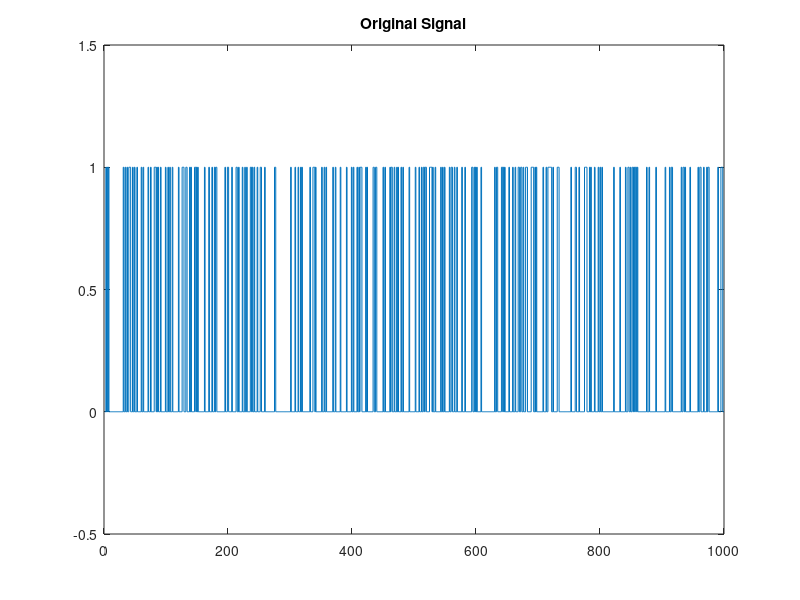
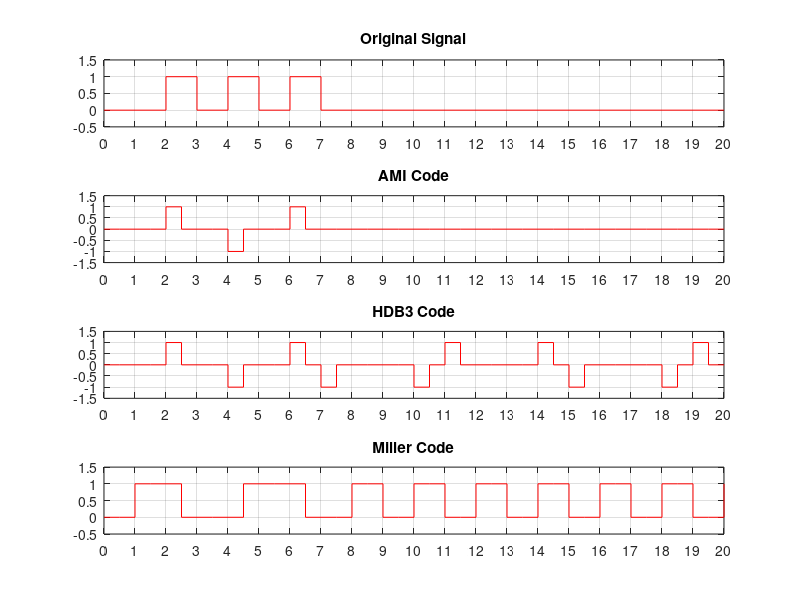
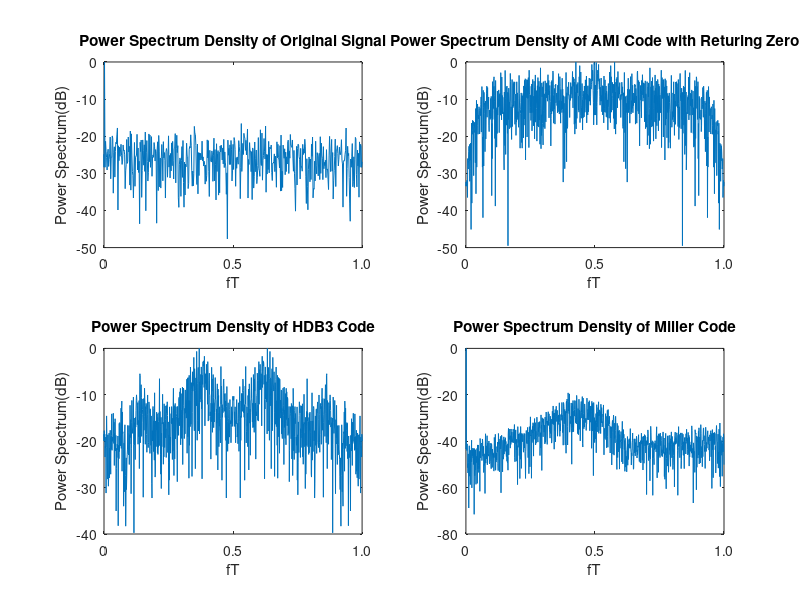

These charts were generated, in order, by the following MATLAB code:
% Created by Huang Lu, Department of Electronic Engineering, Tsinghua University
% 2015/10/30, Friday, Beijing
% Code for Homework 3 of Communication and Network

% Generate the Source Signal
clear all; close all; clc;
p0 = 0.8;                       % Probability of 0
x0 = rand(1,1000);              % Uniform Distribution in [0,1]
x0(x0<p0) = 0;                  % Get the Source Signal
x0(x0>=p0) = 1;
figure(1)
stairs(x0)
title('Original Signal')
set(gca,'Ylim', [-0.5, 1.5])

% AMI Code
c1 = [1, 0];
c2 = [0, 0];
c3 = [-1, 0];
AMI_code = zeros(1, 2000);   % AMI Code with Returning to 0
f1 = x0(1);                   % Initial the fk, fk = fk-1 = x(0)    
for m = 1:1:1000
    f0 = f1;                    % Update fk-1
    f1 = ~(x0(m)==f0);          % Update fk
    if x0(m) == 0               % Get AMI Code
        AMI_code(2*m-1:2*m) = c2;
    else
        if f1 == 1
            AMI_code(2*m-1:2*m) = c1;
        else
            AMI_code(2*m-1:2*m) = c3;
        end
    end
    
end

% HDB3 Code
HDB3_code = AMI_code;
h1 = [1, 0, 0, 0, 0, 0, 1, 0];
h2 = [-1, 0, 0, 0, 0, 0, -1, 0];
for m = 1:2:1993
    if HDB3_code(m+6) ~= 0
        for n = m+4:-2:1
            if HDB3_code(n) ~= 0
                flag = HDB3_code(n);
                if  HDB3_code(m+6) == flag
                    HDB3_code(m+6) = -flag;
                end
                break;
            end
        end
    end
    if HDB3_code(m:m+7) == [0, 0, 0, 0, 0, 0, 0, 0]
        if m == 1
            HDB3_code(m:m+7) = h1;
        else
            if HDB3_code(m-2) == 1
                HDB3_code(m:m+7) = h2;
            else 
                HDB3_code(m:m+7) = h1;
            end
        end
    end
end

% Miller Code
Miller_code = zeros(1, 2000);
m = 1;
while(m<=1000)
    if x0(m) == 1
        if m > 1
            if Miller_code(2*m-2) == 1;
                Miller_code(2*m-1:2*m) = [1, 0];
            else
                Miller_code(2*m-1:2*m) = [0, 1];
            end
        else
            Miller_code(2*m-1:2*m) = [0, 1];
        end
        m = m + 1;
    elseif (m < 1000) & (x0(m:m+1) == [0, 0])
        if m > 1
            if Miller_code(2*m-2) == x0(m-1)
                Miller_code(2*m-1:2*m+2) = [1, 1, 0, 0];
            else
                Miller_code(2*m-1:2*m+2) = [0, 0, 1, 1];
            end
        else
            Miller_code(2*m-1:2*m+2) = [0, 0, 1, 1];
        end
        m = m + 2;
    else
        if m > 1
            if Miller_code(2*m-2) ~= x0(m-1)
                Miller_code(2*m-1:2*m) = [0, 0];
            else
                Miller_code(2*m-1:2*m) = [1, 1];
            end
        else
            Miller_code(2*m-1:2*m) = [0, 0];
        end
        m = m + 1;
    end
end

% Figure of all code
figure(2); 
subplot(4,1,1); stairs(x0(1:21),'r'); % Figure of the Original Signal
title('Original Signal')
set(gca,'Ylim', [-0.5, 1.5])
set(gca,'Xlim', [1, 21])
set(gca,'xtick',[1:1:21],'xticklabel',[0:1:20]) 
grid on;
subplot(4,1,2); stairs(AMI_code(1:41),'r'); % Figure of the AMI Code
title('AMI Code')
set(gca,'Ylim', [-1.5, 1.5])
set(gca,'Xlim', [1, 41])
set(gca,'xtick',[1:2:41],'xticklabel',[0:1:20]) 
grid on;
subplot(4,1,3); stairs(HDB3_code(1:41),'r');% Figure of the HDB3 Code
title('HDB3 Code')
set(gca,'Ylim', [-1.5, 1.5])
set(gca,'Xlim', [1, 41])
set(gca,'xtick',[1:2:41],'xticklabel',[0:1:20]) 
grid on;
subplot(4,1,4); stairs(Miller_code(1:41),'r');% Figure of the Miller Code
title('Miller Code')
set(gca,'Ylim', [-0.5, 1.5])
set(gca,'Xlim', [1, 41])
set(gca,'xtick',[1:2:41],'xticklabel',[0:1:20]) 
grid on;

% Power Spectrum Density
figure(3)
X0 = fftshift(fft(x0));
X0 = abs(X0).^2;
X0 = 10*log10(X0/max(X0));
subplot(2,2,1); plot(X0)
title('Power Spectrum Density of Original Signal');
xlabel('fT'), ylabel('Power Spectrum(dB)')
set(gca, 'Xlim', [500,1000])
set(gca,'xtick',[500:250:1000],'xticklabel',{'0', '0.5', '1.0'}) 
clear x0 X0
X_AMI = fftshift(fft(AMI_code));
X_AMI = abs(X_AMI).^2;
X_AMI = 10*log10(X_AMI/max(X_AMI));
subplot(2,2,2); plot(X_AMI)
title('Power Spectrum Density of AMI Code with Returing Zero');
xlabel('fT'), ylabel('Power Spectrum(dB)')
set(gca, 'Xlim', [1000, 2000])
set(gca,'xtick',[1000:500:2000],'xticklabel',{'0', '0.5', '1.0'})
clear AMI_code X_AMI
X_HDB3 = fftshift(fft(HDB3_code));
X_HDB3 = abs(X_HDB3).^2;
X_HDB3 = 10*log10(X_HDB3/max(X_HDB3));
subplot(2,2,3); plot(X_HDB3)
title('Power Spectrum Density of HDB3 Code');
xlabel('fT'), ylabel('Power Spectrum(dB)')
set(gca, 'Xlim', [1000, 2000])
set(gca,'xtick',[1000:500:2000],'xticklabel',{'0', '0.5', '1.0'})
clear HDB3_code X_HDB3
X_Miller = fftshift(fft(Miller_code));
X_Miller = abs(X_Miller).^2;
X_Miller = 10*log10(X_Miller/max(X_Miller));
subplot(2,2,4); plot(X_Miller)
title('Power Spectrum Density of Miller Code');
xlabel('fT'), ylabel('Power Spectrum(dB)')
set(gca, 'Xlim', [1000, 2000])
set(gca,'xtick',[1000:500:2000],'xticklabel',{'0', '0.5', '1.0'})
clear all;
